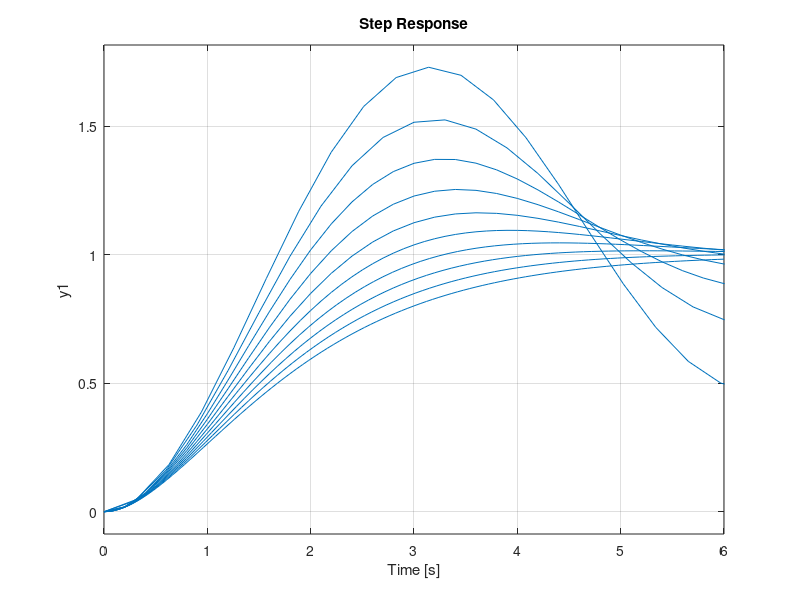

This figure's MATLAB source:
% close all
% Gcl = tf([4 4],[1 3]);
% step(Gcl)

figure
for i=0.1:0.1:1
    hold on
    Gcl = tf([1], [1 2*i 1]);
    step(Gcl)
end